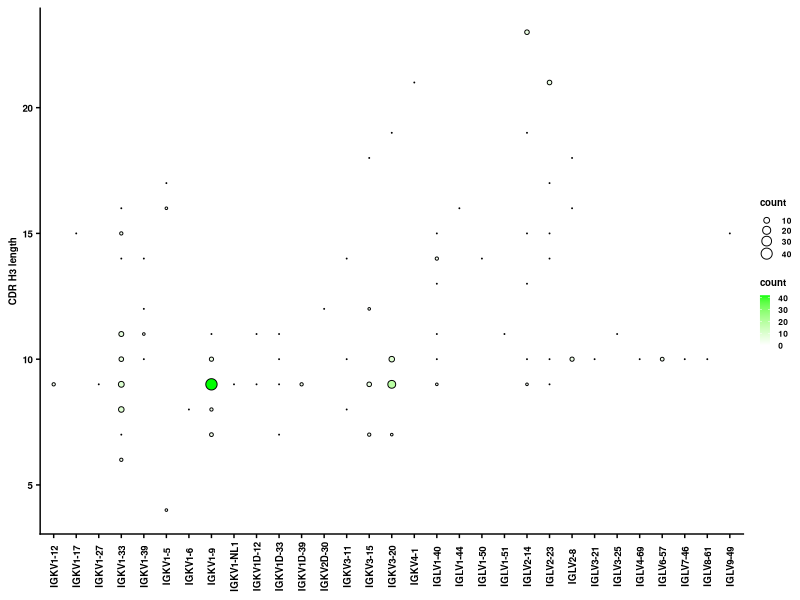

The R script that drew this image:
#R code
library(ggplot2)
library(scales)
library(RColorBrewer)
library(readr)
library(tidyr)
library(reshape)
library(stringr)
library(dplyr)
library(ggrepel)
library(gridExtra)
library(data.table)
library(GGally)
library(e1071)
library(ggforce)
library(ggbeeswarm)
require(cowplot)

plot_CDRH3_vs_LC_usage <- function(Ab_table, graphname){
  textsize <- 7
  p <-  ggplot(data=Ab_table, aes(x=LC_germline, y=CDRH3_length, color=Reference)) +
          geom_point(aes(fill=count,size=count),color='black',pch=21) +
          scale_fill_gradientn(colours=c("white", 'green'),
                limits=c(0,max(Ab_table$count)),
                values=rescale(c(0,1)),
                guide="colorbar",
                na.value="black") +
          scale_size_continuous(range = c(0,3.5)) +
          theme_cowplot(12) +
          theme(text = element_text(size=textsize,face="bold"),
                legend.key.size = unit(0.5, 'lines'),
                axis.text.y=element_text(size=textsize,face="bold",color='black'),
                axis.text.x=element_text(size=textsize,face="bold",color='black',angle=90,hjust=0.5,vjust=0.5),
                axis.title.x=element_blank(),
                axis.title.y=element_text(size=textsize,face="bold",color='black'),
                axis.text.x.top=element_text(angle=90,hjust=1,vjust=0.5,size=textsize,face="bold",color='black')) +
          ylab("CDR H3 length") +
          xlab("")
  ggsave(graphname,p,width=4,height=2.5,dpi=600)
  }

Ab_table  <- read_tsv("result/LC_germline_vs_CDRH3_length.tsv")
LC_germline_levels  <- sort(unique(Ab_table$LC_germline))
Ab_table <- Ab_table %>%
              mutate(LC_germline=factor(LC_germline,level=LC_germline_levels))
plot_CDRH3_vs_LC_usage(Ab_table, "graph/LC_usage_vs_CDRH3.png")
